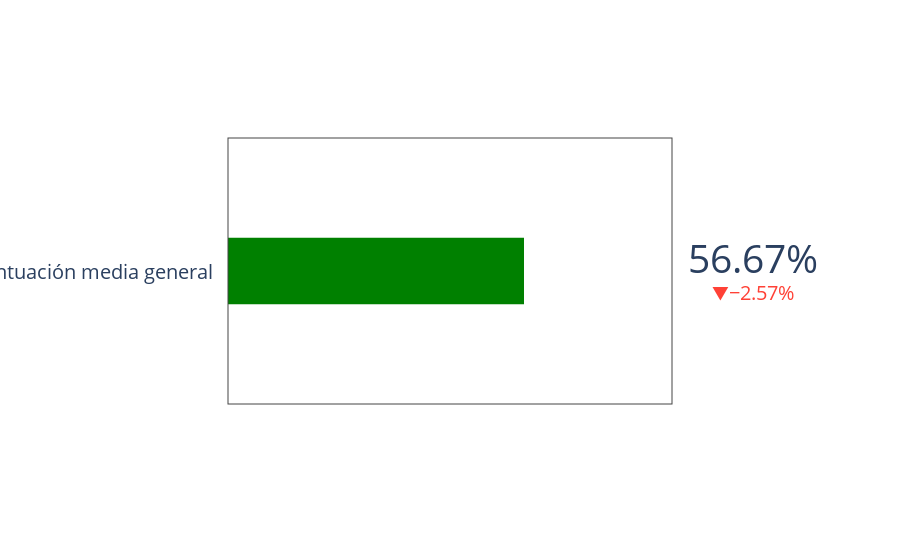

The code cell stored with this chart in its notebook:
### Code cell
fig = go.Figure(go.Indicator(
    mode = "number+gauge+delta",
    gauge = {'shape': "bullet", 
             'axis': {'visible': False}},
    delta = {'reference': 59.24,
             'valueformat': '.2f',
             'suffix' : '%'}, 
    value = general_occupancy_rate,
    domain = {'x': [0.2, 1], 'y': [0.2, 0.9]},
    title = {'text': "Puntuación media general",
             'align': 'right'},
    number = {'valueformat': '.2f',
             'suffix' : '%'}
    ))

fig.show()

### Figure 1 — Plotly figure (JSON) as saved in the notebook; plotly's stock layout.template omitted (floating-point values rounded to 4 significant figures)
{"data": [{"delta": {"reference": 59.24, "suffix": "%", "valueformat": ".2f"}, "domain": {"x": [0.2, 1], "y": [0.2, 0.9]}, "gauge": {"axis": {"visible": false}, "shape": "bullet"}, "mode": "number+gauge+delta", "number": {"suffix": "%", "valueformat": ".2f"}, "title": {"align": "right", "text": "Puntuación media general"}, "type": "indicator", "value": 56.67}], "layout": {}}
